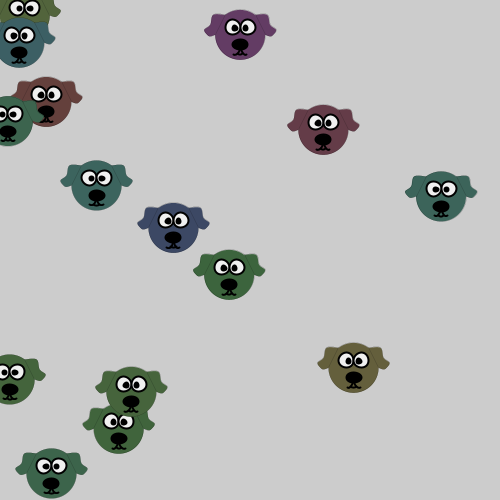
Frame 1 (no input)
Frame 60 (the mouse pressed at the canvas centre just before this capture): identical to frame 1, image omitted
Frame 120 (the mouse held since frame 60 and released just before this capture): identical to frame 1, image omitted

The Processing sketch that drew this single still picture (run headless with seeded random() and noise(); from frame 60 on, the mouse is pressed at the canvas centre):

// Processing sketch: Question_2
// ── Question_2.pde
void setup() {
  size(500,500);
  colorMode(HSB);
  int i = 0;
  
  while (i < 15) {
    draw_doggo(random(width), random(height), 50, color(random(255), 100,100));
    i++;
  }
}

void draw() {
  
}

void draw_doggo(float x, float y, int doggo_diameter, color doggo_color)
{
  // Declared a local variable for the size of the eye and pupil so that 
  // its easier to read when I draw them later.
  float eye_diameter = 0.3*doggo_diameter;
  float pupil_diameter = 0.3*eye_diameter;

  // Drawing the head//
  fill(doggo_color);
  stroke(0);
  strokeWeight(0);
  ellipse(x, y, doggo_diameter, doggo_diameter);
  
  // Drawing the Ears //
  // These 
  //Right Ear//
  beginShape();
  curveVertex(x + eye_diameter, y - 0.4*doggo_diameter); // the first control point
  curveVertex(x + eye_diameter, y - 0.4*doggo_diameter); // is also the start point of curve
  curveVertex(x + 1.8 *eye_diameter, y - 0.4*doggo_diameter);
  curveVertex(x + 2.0 *eye_diameter, y - 0.2*doggo_diameter);
  curveVertex(x + 2.4 *eye_diameter, y - 0.1*doggo_diameter);
  curveVertex(x + 2.2*eye_diameter, y );
  curveVertex(x + 2.0*eye_diameter, y + 0.1*eye_diameter );
  curveVertex(x+0.5*doggo_diameter, y); // the last point of curve
  curveVertex(x+0.5*doggo_diameter, y); // is also the last control point
  endShape(CLOSE);
  
  //Left Ear//
  beginShape();
  curveVertex(x - eye_diameter, y - 0.4*doggo_diameter); // the first control point
  curveVertex(x - eye_diameter, y - 0.4*doggo_diameter); // is also the start point of curve
  curveVertex(x - 1.8 *eye_diameter, y - 0.4*doggo_diameter);
  curveVertex(x - 2.0 *eye_diameter, y - 0.2*doggo_diameter);
  curveVertex(x - 2.4 *eye_diameter, y - 0.1*doggo_diameter);
  curveVertex(x - 2.2*eye_diameter, y );
  curveVertex(x - 2.0*eye_diameter, y + 0.1*eye_diameter );
  curveVertex(x-0.5*doggo_diameter, y); // the last point of curve
  curveVertex(x-0.5*doggo_diameter, y); // is also the last control point
  endShape(CLOSE);

  // Drawing the Eyes//
  fill(240);
  strokeWeight(2);
  ellipse(x-0.5*eye_diameter, y-0.5*eye_diameter, eye_diameter, eye_diameter);
  ellipse(x+0.5*eye_diameter, y-0.5*eye_diameter, eye_diameter, eye_diameter);

  // Drawing the Pupils//
  fill(0);
  ellipse((x-0.5*eye_diameter)+0.5*pupil_diameter, y-0.45*eye_diameter, pupil_diameter, pupil_diameter);
  ellipse((x+0.5*eye_diameter)-0.5*pupil_diameter, y-0.45*eye_diameter, pupil_diameter, pupil_diameter);

  // Nose//
  ellipse(x, y+0.2*doggo_diameter, doggo_diameter*0.3, doggo_diameter*0.2);

  // Mouth//
  noFill();
  arc(x+0.1*doggo_diameter, y+0.2*doggo_diameter, 0.2*doggo_diameter, 0.4*doggo_diameter, 0.4*PI, PI); 
  arc(x-0.1*doggo_diameter, y+0.2*doggo_diameter, 0.2*doggo_diameter, 0.4*doggo_diameter, 0, 0.6*PI); 
  arc(x+0*doggo_diameter, y+0.25*doggo_diameter, 0.2*doggo_diameter, 0.3*doggo_diameter, 0.325*PI, 0.675*PI);
  
}
